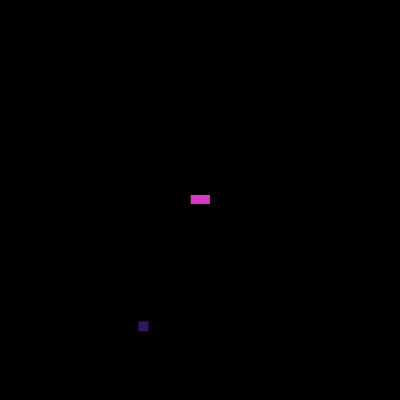
Frame 1 (no input)
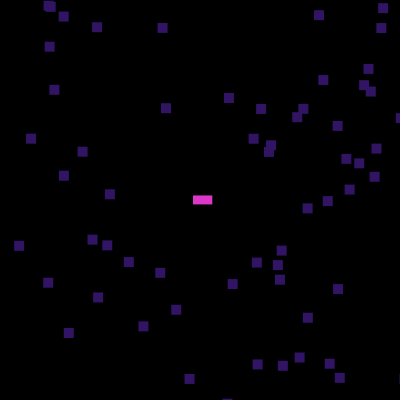
Frame 60 (no input)
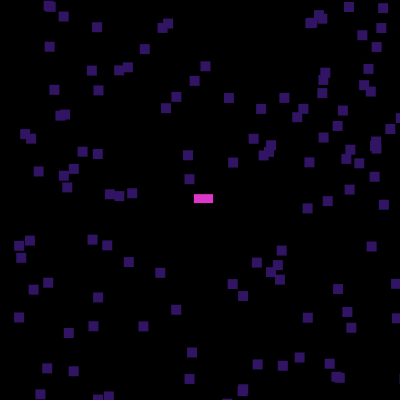
Frame 120 (the mouse pressed at the canvas centre since frame 60)

The p5.js sketch that drew these frames (run headless with seeded random() and noise() and a simulated clock; from frame 60 on, the mouse is pressed at the canvas centre):

// p5.js sketch
// ── sketch.js
//The Coding Train

let x = 200;
let y = 200;
let eC;

function setup() {
  createCanvas(400, 400);
  eC = createGraphics(400, 400);
  eC.clear();
  //background(0);
}

function draw() {
  background(0);
  x += random(-1, 1);
  y += random(-1, 1);

  //if (mouseIsPressed) {
  //background(135, 206, 235);
  eC.fill(50, 20, 100);
  eC.noStroke(random(100), 20, 230);
  let starX = random(width);
  let starY = random(height);
  eC.rect(starX, starY, 10, 10);
  //eC.circle(mouseX, mouseY, 20);
  //}

  image(eC, 0, 0);
  fill(220, 55, 200);
  rectMode(CENTER);
  rect(x, y, 20, 10);
}

// function draw() {

//     background(0);

//     if (mouseIsPressed) {
//     background(135, 206, 235);
//     eC.fill(mouseY);
//     eC.circle(mouseX, mouseY, 20);
//     }

//     image(eC, 0, 0);
//     x += random(-3, 3);
//     y += random(-3, 3);

//     fill(255, 0, 0);
//     rectMode(CENTER);
//     rect(x, y, 20, 10);
// }
